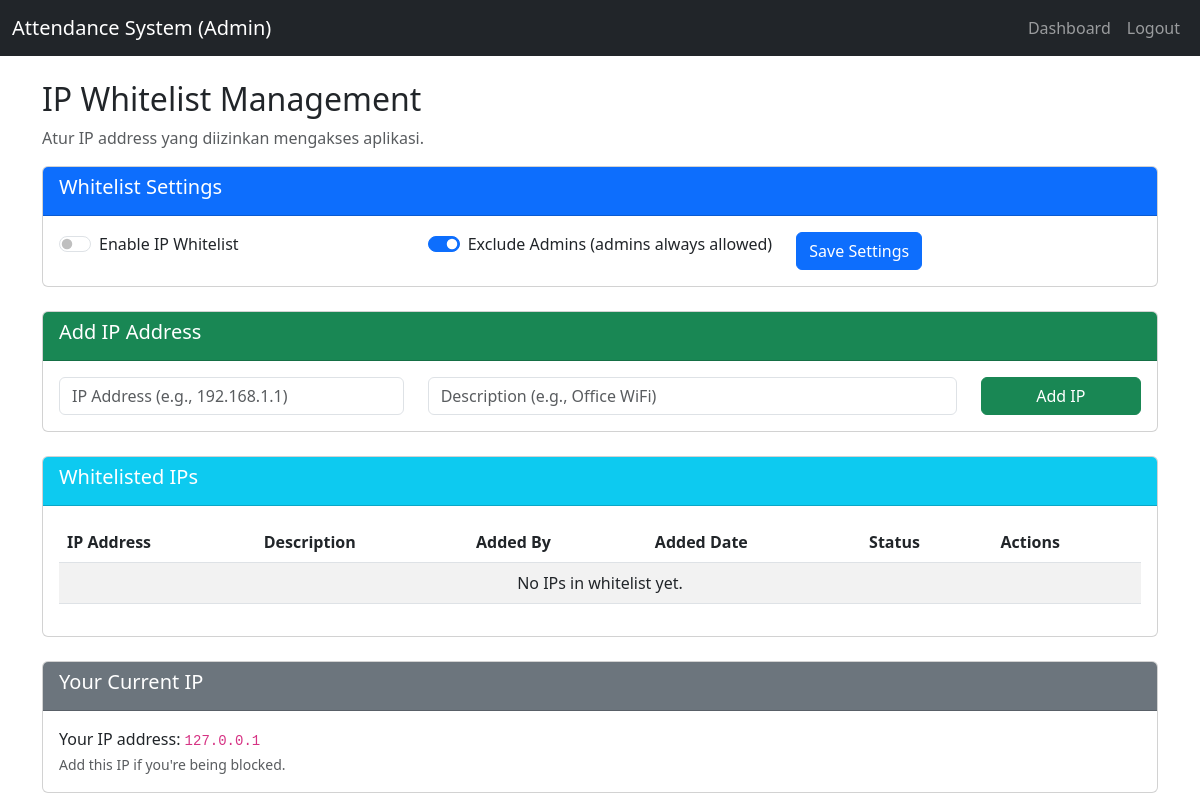
Before: /admin/whitelist (signed in) with the older database file.
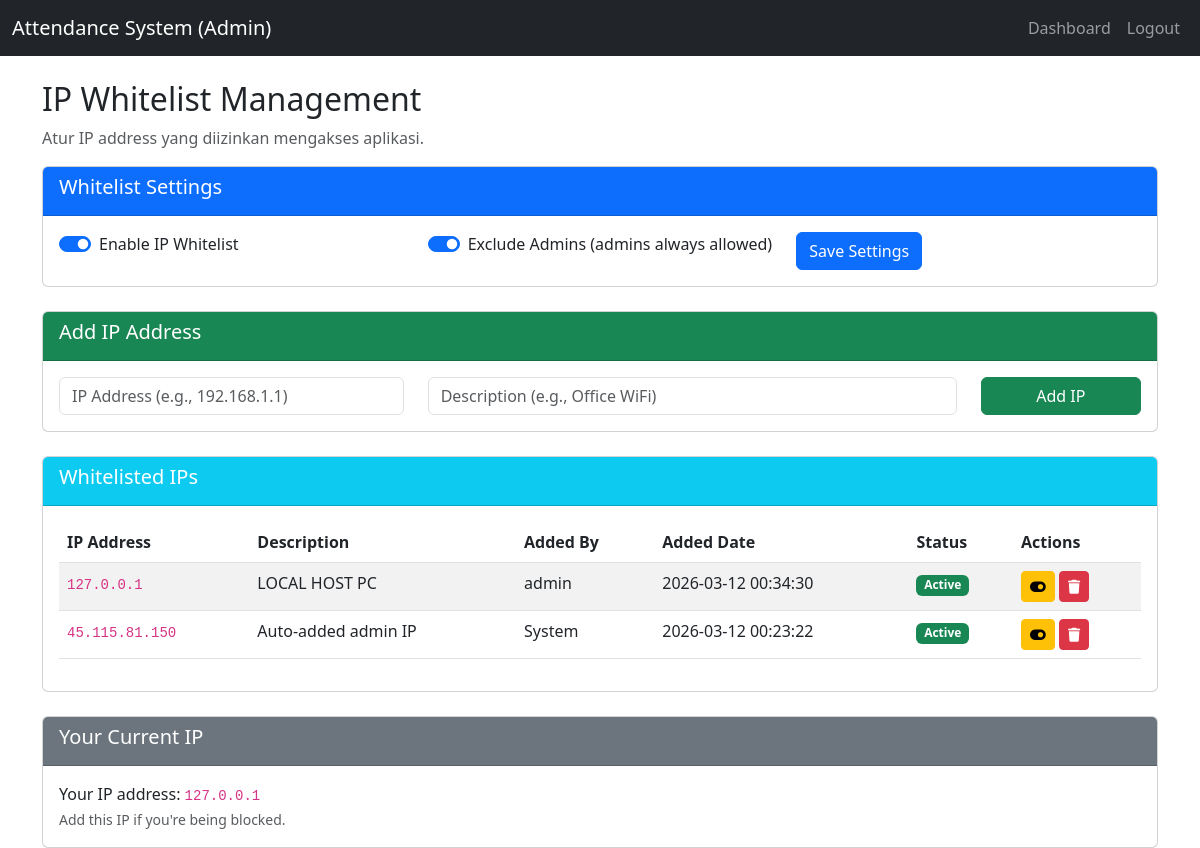
After: the same page with the newer database file.
### tables this page shows
CREATE TABLE app_settings (
                id INTEGER PRIMARY KEY AUTOINCREMENT,
                setting_key TEXT UNIQUE NOT NULL,
                setting_value TEXT NOT NULL,
                updated_at DATETIME DEFAULT CURRENT_TIMESTAMP
            );

CREATE TABLE ip_whitelist (
                    id INTEGER PRIMARY KEY AUTOINCREMENT,
                    ip_address TEXT NOT NULL UNIQUE,
                    description TEXT,
                    created_by INTEGER,
                    created_at DATETIME DEFAULT CURRENT_TIMESTAMP,
                    is_active BOOLEAN DEFAULT 1,
                    FOREIGN KEY(created_by) REFERENCES users(id)
                );

CREATE TABLE users (
                    id INTEGER PRIMARY KEY AUTOINCREMENT,
                    username TEXT UNIQUE NOT NULL,
                    password TEXT NOT NULL,
                    role TEXT NOT NULL,
                    default_shift TEXT DEFAULT 'auto'
                );

### app.py (the view)
@app.route('/admin/whitelist')
@admin_required_with_whitelist
def whitelist_list():
    ips = query_db('''
        SELECT w.*, u.username as creator_name
        FROM ip_whitelist w
        LEFT JOIN users u ON w.created_by = u.id
        ORDER BY w.created_at DESC
    ''')
    settings = {}
    rows = query_db("SELECT setting_key, setting_value FROM app_settings")
    for row in rows:
        settings[row['setting_key']] = row['setting_value']
    return render_template('whitelist_list.html', ips=ips, settings=settings)

### app.py (called while the page is built, shortened)
def get_db():
    if DATABASE_URL and DATABASE_URL.startswith('postgres'):
        if not hasattr(g, '_database'):
            g._database = psycopg2.connect(DATABASE_URL, cursor_factory=RealDictCursor)
        return g._database
    else:
        db = getattr(g, '_database', None)
        if db is None:
            db = g._database = sqlite3.connect('attendance.db')
            db.row_factory = sqlite3.Row
        return db

@app.teardown_appcontext
def close_connection(exception):
    db = getattr(g, '_database', None)
    if db is not None:
        db.close()

def query_db(query, args=(), one=False):
    try:
        conn = get_db()
        if DATABASE_URL and DATABASE_URL.startswith('postgres'):
            cur = conn.cursor()
            cur.execute(query.replace('?', '%s'), args)
            rv = cur.fetchall()
            cur.close()
            return (rv[0] if rv else None) if one else rv
        else:
            cur = conn.execute(query, args)
            rv = cur.fetchall()
            cur.close()
            return (rv[0] if rv else None) if one else rv
    except Exception as e:
        app.logger.error(f"Database query error: {str(e)}")
        raise

def get_client_ip():
    if request.headers.get('X-Forwarded-For'):
        ip = request.headers.get('X-Forwarded-For').split(',')[0].strip()
    elif request.headers.get('X-Real-IP'):
        ip = request.headers.get('X-Real-IP')
    else:
        ip = request.remote_addr
    return ip

def is_ip_allowed(ip_address, user_role=None):
    if user_role == 'admin':
        return True, "Admin always allowed"

def admin_required_with_whitelist(f):
    @wraps(f)
    def decorated_function(*args, **kwargs):
        if 'user_id' not in session:
            flash('Please log in first.', 'warning')
            return redirect(url_for('login'))
        if session.get('role') != 'admin':
            flash('Admin access required.', 'danger')
            return redirect(url_for('dashboard'))
        ip = get_client_ip()
        allowed, message = is_ip_allowed(ip, 'admin')
        if not allowed:
            app.logger.warning(f"Blocked admin access from IP {ip}")
            return render_template('ip_blocked.html', ip=ip), 403
        return f(*args, **kwargs)
    return decorated_function

### templates/whitelist_list.html (shortened to what this page needs)
<!DOCTYPE html>
<html lang="en">
<head>
    <link href="https://cdn.jsdelivr.net/npm/bootstrap@5.3.0/dist/css/bootstrap.min.css" rel="stylesheet">
    <link rel="stylesheet" href="https://cdnjs.cloudflare.com/ajax/libs/font-awesome/6.0.0/css/all.min.css">
</head>
<body>
    <nav class="navbar navbar-expand-lg navbar-dark bg-dark">
        <div class="container-fluid">
            <a class="navbar-brand" href="#">Attendance System (Admin)</a>
            <div class="collapse navbar-collapse">
                <ul class="navbar-nav ms-auto">
                    <li class="nav-item"><a class="nav-link" href="{{ url_for('dashboard') }}">Dashboard</a></li>
                    <li class="nav-item"><a class="nav-link" href="{{ url_for('logout') }}">Logout</a></li>
                </ul>
            </div>
        </div>
    </nav>
    <div class="container mt-4">
        <h2>IP Whitelist Management</h2>
        <p class="text-muted">Atur IP address yang diizinkan mengakses aplikasi.</p>
        <div class="card mb-4">
            <div class="card-header bg-primary text-white">
                <h5>Whitelist Settings</h5>
            </div>
            <div class="card-body">
                <form method="post" action="{{ url_for('whitelist_settings') }}">
                    <div class="row">
                        <div class="col-md-4">
                            <div class="form-check form-switch">
                                <input class="form-check-input" type="checkbox" id="enabled" name="enabled" {% if settings.ip_whitelist_enabled == 'true' %}checked{% endif %}>
                                <label class="form-check-label" for="enabled">Enable IP Whitelist</label>
                            </div>
                        </div>
                        <div class="col-md-4">
                            <div class="form-check form-switch">
                                <input class="form-check-input" type="checkbox" id="exclude_admins" name="exclude_admins" {% if settings.whitelist_exclude_admins == 'true' %}checked{% endif %}>
                                <label class="form-check-label" for="exclude_admins">Exclude Admins (admins always allowed)</label>
                            </div>
                        </div>
                        <div class="col-md-4">
                            <button type="submit" class="btn btn-primary">Save Settings</button>
                        </div>
                    </div>
                </form>
            </div>
        </div>
        <div class="card mb-4">
            <div class="card-header bg-success text-white">
                <h5>Add IP Address</h5>
            </div>
            <div class="card-body">
                <form method="post" action="{{ url_for('whitelist_add') }}">
                    <div class="row">
                        <div class="col-md-4">
                            <input type="text" class="form-control" name="ip_address" placeholder="IP Address (e.g., 192.168.1.1)" required>
                        </div>
                        <div class="col-md-6">
                            <input type="text" class="form-control" name="description" placeholder="Description (e.g., Office WiFi)">
                        </div>
                        <div class="col-md-2">
                            <button type="submit" class="btn btn-success w-100">Add IP</button>
                        </div>
                    </div>
                </form>
            </div>
        </div>
        <div class="card">
            <div class="card-header bg-info text-white">
                <h5>Whitelisted IPs</h5>
            </div>
            <div class="card-body">
                <table class="table table-striped">
                    <thead>
                        <tr>
                            <th>IP Address</th>
                            <th>Description</th>
                            <th>Added By</th>
                            <th>Added Date</th>
                            <th>Status</th>
                            <th>Actions</th>
                        </tr>
                    </thead>
                    <tbody>
                        {% for ip in ips %}
                        <tr>
                            <td><code>{{ ip.ip_address }}</code></td>
                            <td>{{ ip.description or '-' }}</td>
                            <td>{{ ip.creator_name or 'System' }}</td>
                            <td>{{ ip.created_at }}</td>
                            <td>
                                {% if ip.is_active %}
                                    <span class="badge bg-success">Active</span>
                                {% else %}
                                    <span class="badge bg-secondary">Inactive</span>
                                {% endif %}
                            </td>
                            <td>
                                <a href="{{ url_for('whitelist_toggle', ip_id=ip.id) }}" class="btn btn-sm btn-warning">
                                    <i class="fas fa-toggle-{% if ip.is_active %}on{% else %}off{% endif %}"></i>
                                </a>
                                <a href="{{ url_for('whitelist_delete', ip_id=ip.id) }}" class="btn btn-sm btn-danger" onclick="return confirm('Delete this IP?')">
                                    <i class="fas fa-trash"></i>
                                </a>
                            </td>
                        </tr>
                        {% endfor %}
                        {% if not ips %}
                        <tr>
                            <td colspan="6" class="text-center">No IPs in whitelist yet.</td>
                        </tr>
                        {% endif %}
                    </tbody>
                </table>
            </div>
        </div>
        <div class="card mt-4">
            <div class="card-header bg-secondary text-white">
                <h5>Your Current IP</h5>
            </div>
            <div class="card-body">
                <p class="mb-0">Your IP address: <code>{{ request.remote_addr }}</code></p>
                <small class="text-muted">Add this IP if you're being blocked.</small>
            </div>
        </div>
    </div>
</body>
</html>

Changed rows visible on the page:
changed app_settings (number 1 of 2 on the later page): setting_value "☐" → "☑"
added ip_whitelist: ip_address "127.0.0.1", description "LOCAL HOST PC", username "admin", created_at "2026-03-12 00:34:30", is_active "Active"
added ip_whitelist: ip_address "45.115.81.150", description "Auto-added admin IP", creator_name "System", created_at "2026-03-12 00:23:22", is_active "Active"
Other visible differences:
text no longer shown: "No IPs in whitelist yet."
